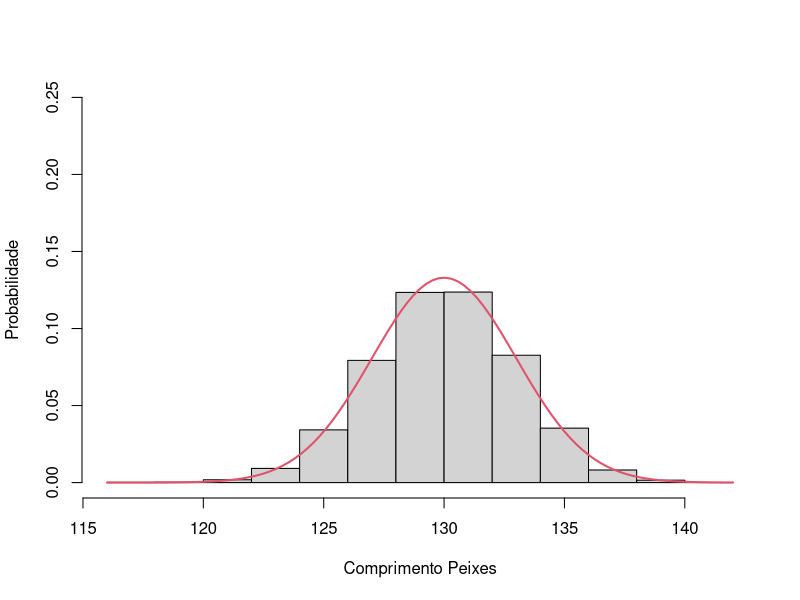
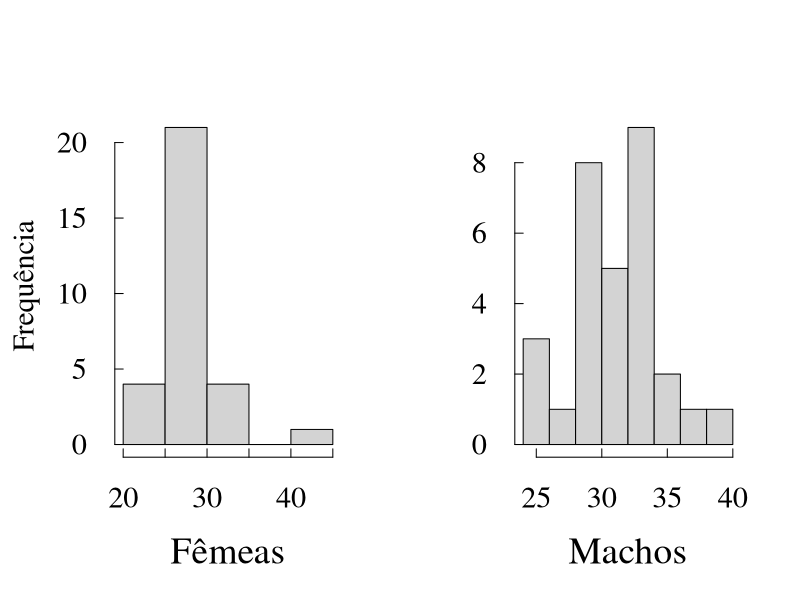
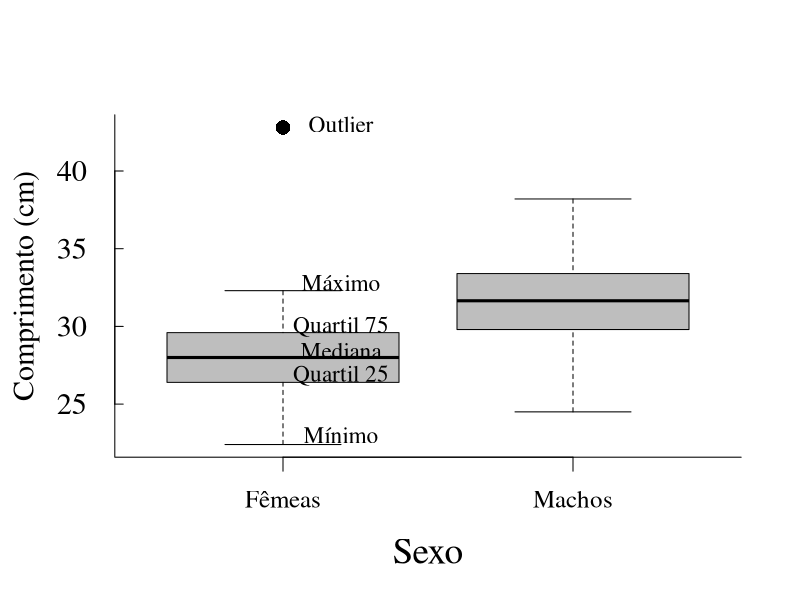

Write R code to recreate these figures, in order. (Note: this script raises an error after producing the figures.)


### Aqui temos o primeiro gráfico do artigo, gerado com dados hipotéticos apenas para demostrar a curva normal.

hist(rnorm(9000,mean=130,sd=3),freq=FALSE, xlab = "Comprimento Peixes", ylab = "Probabilidade", main = "",ylim = c(0,0.25)) #Aqui geramos o histograma
curve(dnorm(x,mean=130,sd=3),col=2,lty=1,lwd=2,add=TRUE) # Inserimos a curva em forma de sino


#### Vamos gerar dados de comprimento de peixes para as análises e gráficos
#Usei a função rnorm para gerar dados com distribuição normal, 
#recortei e colei abaixo para podermos trabalhar sempre com os mesmos dados

machos = c(24.5, 25.6, 26, 27.9, 28.4, 28.6, 29.3, 29.8, 30,	30, 30, 30, 31.1, 31.4, 31.5, 31.8, 31.9, 32.1, 32.2, 32.5, 32.6, 33.1, 33.4, 33.5, 33.7, 33.9, 34.3, 34.9, 37.4, 38.2) #dados brutos dos machos
femeas =c(22.4, 23.6, 23.6, 23.6, 25.2, 25.5, 25.9, 26.4, 26.6, 26.9, 26.9, 27.3, 27.5, 27.8, 27.8, 28.2, 28.4, 28.4, 28.8, 29, 29, 29.5, 29.6, 30, 30, 30.1, 31.6, 32, 32.3, 42.8) #dados brutos das femeas
sexo = factor(rep(c("macho","femea"),each=30)) #aqui criamos a coluna de sexo dos peixes para podermos realizar as análises
peixe = c(machos,femeas)# Unimos as duas variáveis, machos e femeas em uma única coluna
dados= data.frame(sexo,peixe) # Aqui criamos a tabela com sexos e os dados de comprimento, tem 2 colunas
head(dados) # verificamos as 5 primeiras linhas dos dados, pra ver se está tudo ok


par(mfrow = c(1,2),cex.axis=1.3,cex.lab=1.6,las=1,bty="l", tcl=0.3,pch=16,cex=1.4,family = "serif") # coloquei as configurações dos gráficos, tamanho de letras, numero de graficos na janela, etc
hist(femeas, main  = "", xlab = "Fêmeas", ylab = "") # o histograma das femeas
mtext("Frequência",side=2, line=2.7,cex=1.8,las=3)#inserindo o rótulo do eixo y
hist(machos, main= "" , xlab = "Machos", ylab = "") # histograma dos machos


## Agora vamos gerar o boxplot

par(mfrow =c(1,1),cex.axis=1.3,cex.lab=1.6,las=1,bty="l", tcl=0.3,pch=16,cex=1.4,family = "serif") # Linha de configuração do gráfico
boxplot(peixe~sexo, col="grey",ylab = "",xlab="Sexo",xaxt="n") # boxplot machos e femeas
axis(side=1, at=c(1,2),labels=c("",""),tcl=-.5) # eixo x
text(1.2,c(43,32.8,30,28.45,26.85,23),c("Outlier","Máximo","Quartil 75","Mediana","Quartil 25","Mínimo")) #Inserindo anotações dentro do gráfico
mtext(c("Fêmeas","Machos"), side = 1, line = 1, at=c(1,2), cex=1.5) # Rótulos de X
mtext(c("Comprimento (cm)"), side = 2, line = 2.7, cex=1.8, las=3)# Rotulo do y

## Aqui geramos uma função simples, pra agruparmos e calcularmos os principais parâmetros dos nossos dados.
describe = function(x){
  if(class(m)!="matrix"){
    stop("Vacilou, o vetor precisa ser uma matriz")} # colocando o pressuposto de que a tabela de dados tem que ser uma matriz.
  getmode <- function(v) {
    uniqv <- unique(v)
    uniqv[which.max(tabulate(match(v, uniqv)))]
  }
  q25 <- function(y){
    quantile(y,c(.25))
  }
  q75 <- function(z){
    quantile(z,c(.75))
  }
  N <- apply(x,2,length) #nÃÂºmero de elementos do vetor
  Media <- apply(x,2,mean) #mÃÂ©dia de cada coluna do vetor
  Desvio_Padrao <- apply(x,2,sd) #desvio padrao para cada coluna do vetor
  Minimo <- apply(x,2,min) #Valor minimo para cada coluna do vetor
  Maximo <- apply(x,2,max) #Valor maximo para cada coluna do vetor
  Mediana <- apply(x,2,median) #Mediana para cada variavel
  Moda <- apply(x,2,getmode) #Moda 
  variancia <- apply(x,2,var) # Variancia
  quantil25 <- apply(x,2,q25)
  quantil75 <- apply(x,2,q75)
  resultados <- data.frame(N,Minimo,Maximo,Moda,Media,Mediana,quantil25,quantil75,Desvio_Padrao,variancia)
  return (round(resultados,2))
}

dado = as.matrix(data.frame(machos,femeas)) # Criamos um data.frame com 1 coluna para os machos e 1 para as fêmeas. A funçao as.matrix trasnforma a tabela em matriz, para a funáo describe funcionar. 
describe(dado) # Calculamos e visualizamos os parametros.
a= print(describe(dado)) # Armazenamos esses resultados no objeto "a"
write.csv(a,file = "Describe.csv") #Salvamos um arquivo .csv com esses resultados na nossa pasta de trabalho.


## AGORA VAMOS REALIZAR O TESTE-T Comparando os comprimentos de machos e femeas para verificar se há diferença no tamanho dos peixes de acordo com o sexo.

head(dados) # Primeiro verificamos a estrutura dos dados
shapiro.test(dados$peixe[dados$sexo=="macho"]) #agora indexamos os machos e verificamos a normalidade dos dados
shapiro.test(dados$peixe[dados$sexo=="femea"]) #fazemos a mesma coisa com as femeas

bartlett.test(dados$peixe~dados$sexo) #Realizamos o teste de homogeneidade de variancias.

t.test(dados$peixe~dados$sexo) #realizamos o teste-t. E verificamos o p-value para saber a significancia do teste.


## ANOVA
#Utilizamos a função rnorm, mas copiei e colei abaixo para trabalharmos com os mesmos dados.
pop1 <- c(21,20,22,20,21,21,20,19,18,20) # primeira população de mexilhões
pop2 <- c(25,27,25,26,24,25,24,25,25,26) #segunda população de mexilhões
pop3 <- c(23,21,22,24,22,22,22,21,21,24) #terceira população de mexilhões

table <-data.frame(pop1,pop2,pop3) #juntamos os dados em 3 colunas em um objeto chamado table

var(table$pop1) #verificamos a variancia dentro das populações
var(table$pop2)#verificamos a variancia dentro das populações
var(table$pop3)#verificamos a variancia dentro das populações
bartlett.test (table) #realizamos o teste de homogeneidade de variancias

(media.1=mean(pop1)) #Salvamos as médias de cada população | Colocamos tudo dentro dos parenteses para podermos atribuir e olhar os dados na mesma linha
(media.2=mean(pop2)) #Salvamos as médias de cada população
(media.3=mean(pop3)) #Salvamos as médias de cada população

peso=c(pop1,pop2,pop3) #salvamos os dados em um objeto chamado peso
praia=factor(rep(c("praia1","praia2","praia3"),each=10)) # criamos os fatores 

boxplot(peso~praia, col="grey") # Olhamos a distribuição dos dados no boxplot

#Agora vamos plotar os pontos e as retas até a média, para termos ideia de como o calculo da ANOVA funciona.
plot(1:30,peso, pch=rep(c(15,16),each=10),col=rep(1:3,each=10)) # Primeiro plotamos os pesos. 
for(i in 1:10) #agora as linhas da primeira praia
{
  lines(c(i,i),c(peso[i],media.1),col=1)
}
for(j in 11:20) # agora as linhas da segunda praia
{
  lines(c(j,j),c(peso[j],media.2),col=2)
}
for(k in 21:30) # e por fim as linhas da terceira praia
{
  lines(c(k,k),c(peso[k],media.3),col=3)
}

lines(c(1,10),c(media.1,media.1),col=1) #Agora a média da pop 1
lines(c(11,20),c(media.2,media.2),col=2)#Agora a média da pop 2
lines(c(21,30),c(media.3,media.3),col=3)#Agora a média da pop 3

#Podemos agora verificar a tabela da ANOVA.
ANV = aov(peso~praia) #realizamos a análise de variancia ANOVA 
summary(ANV) #verificamos a tabela de resultados. 
